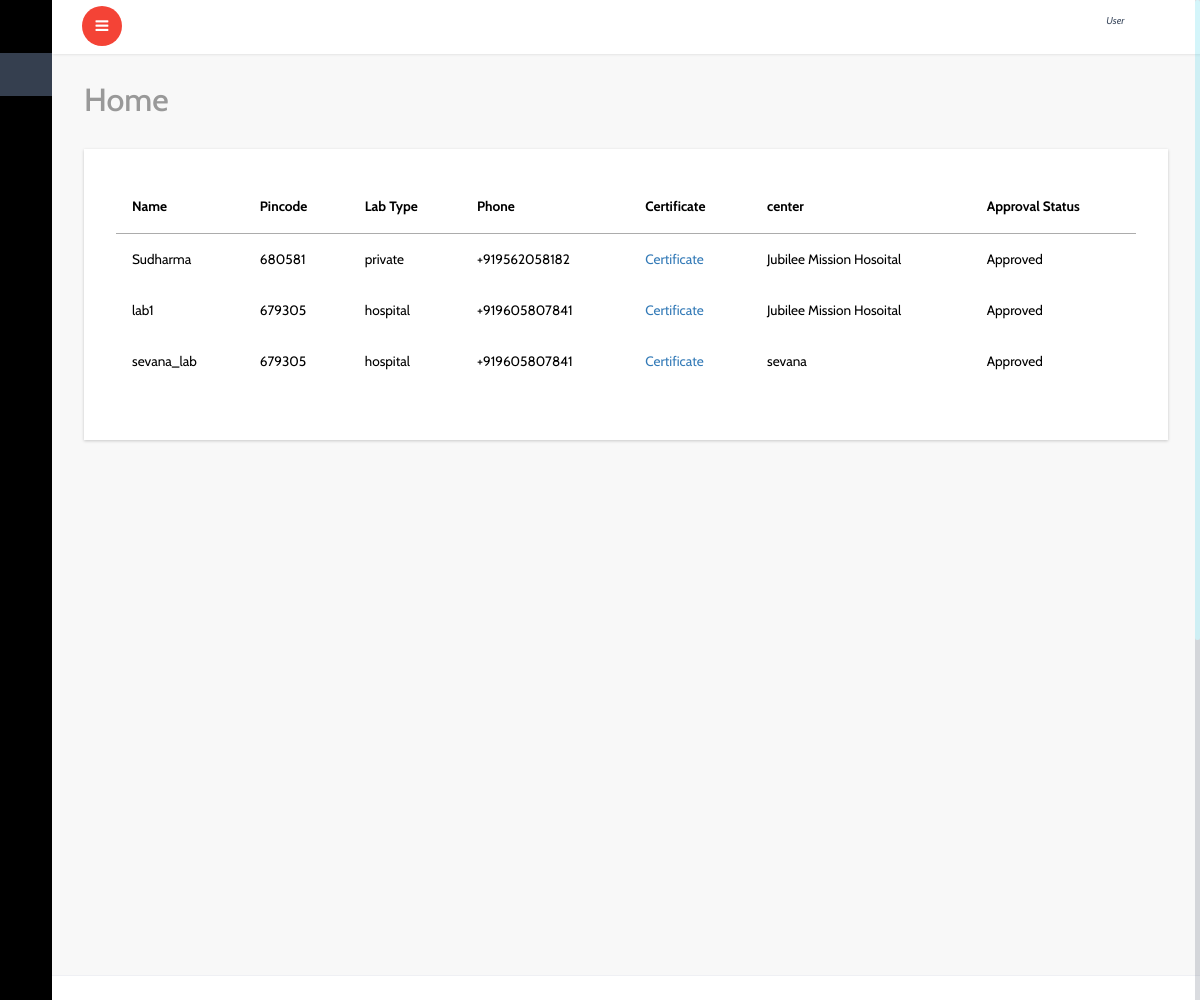
/all_labs/, run on the app's committed database.
### account/models.py (models this page shows, shortened)
class Lab(models.Model):
    user=models.OneToOneField(User,on_delete=models.CASCADE,blank=True,null=True)
    lab_name=models.CharField(max_length=50)
    center=models.ForeignKey(Center,on_delete=models.CASCADE,blank=True,null=True)
    loaction=models.CharField(max_length=100,blank=True,null=True)
    lab_district=models.CharField(max_length=40,blank=True,null=True,choices=District_name,default=Thrissur)
    lab_pincode=models.IntegerField()
    lab_type=models.CharField(max_length=30,blank=True,null=True,choices=lab_type)
    lab_certificate=models.FileField(upload_to='lab_certificate')
    lab_avilability=models.CharField(max_length=30,choices=available,default=available)
    phonenumber=PhoneNumberField(blank=True,null=True)
    photo_of_lab=models.ImageField(upload_to='lab_image',default="lab.jpg")
    status_appruval=models.BooleanField(default=False)

class Center(models.Model):
    user=models.OneToOneField(User,on_delete=models.CASCADE)
    center_name=models.CharField(max_length=50)
    authority_type=models.CharField(max_length=50,choices=authority_types,default=govermnet)
    center_pincode=models.PositiveIntegerField()
    center_place=models.CharField(max_length=60)
    center_type=models.CharField(max_length=50,choices=ceter_types,)
    center_ideantification_proof=models.FileField(upload_to='center_proof')
    center_phone=PhoneNumberField()
    center_photo=models.ImageField(upload_to='center_photo')
    status_appruval=models.BooleanField(default=False)
    def __str__(self):
        return str(self.center_name)

### account/views.py (the view)
# urls.py: path('all_labs/',views.all_labs,name='all_labs'),
def all_labs(request):
    c=Lab.objects.all()
    return render(request,'admin/labs.html',{'c':c})

### templates/admin/labs.html (shortened to what this page needs)
{% extends 'dashboard/index.html' %}
{% block content %}
			<div id="page-wrapper">
				<div class="graphs">
					<h3 class="blank1">Home</h3>
					 <div class="xs tabls">
						<div class="bs-example4" data-example-id="contextual-table">
                            <table class="table">
                                {% if c %}
                                <thead>
                                    <tr>
                                      <th>Name</th>
                                      <th>Pincode</th>
                                       <th>Lab Type</th>
                                       <th>Phone</th>
                                       <th>Certificate</th>
                                       <th>center</th>
                                        <th>Approval Status</th>
                                    </tr>
                                </thead>
                                <tbody>
                                    {% for l in c %}
                                    <tr>
                                        <td>{{l.lab_name}}</td>
                                        <td>{{l.lab_pincode}}</td>
                                        <td>{{l.lab_type}}</td>
                                        <td>{{l.phonenumber}}</td>
                                        <td><a href="{{l.lab_certificate.url}}">Certificate</a></td>
                                        <td>{{l.center}}</td>
                                     {% if l.status_appruval == True %}
                                        <td>Approved</td>
                                        {% else %}
                                        <td><a href="{% url 'labappruval' l.id %}" style="color: red;">Approve Now</a></td>
                                        {% endif %}
                                    </tr>
                                    {% endfor %}
                                </tbody>
                            </table>
                            {% else %}
                            <h4>No Centers Registerd For appruval</h4>
                            {% endif %}
					   </div>
						</div>
						</div>
					</div>
		{% endblock %}

### data on the page
Lab: lab_name "Sudharma", lab_pincode "680581", lab_type "private", phonenumber "+919562058182", center "Jubilee Mission Hosoital", status_appruval "Approved"
Lab: lab_name "lab1", lab_pincode "679305", lab_type "hospital", phonenumber "+919605807841", center "Jubilee Mission Hosoital", status_appruval "Approved"
Lab: lab_name "sevana_lab", lab_pincode "679305", lab_type "hospital", phonenumber "+919605807841", center "sevana", status_appruval "Approved"
